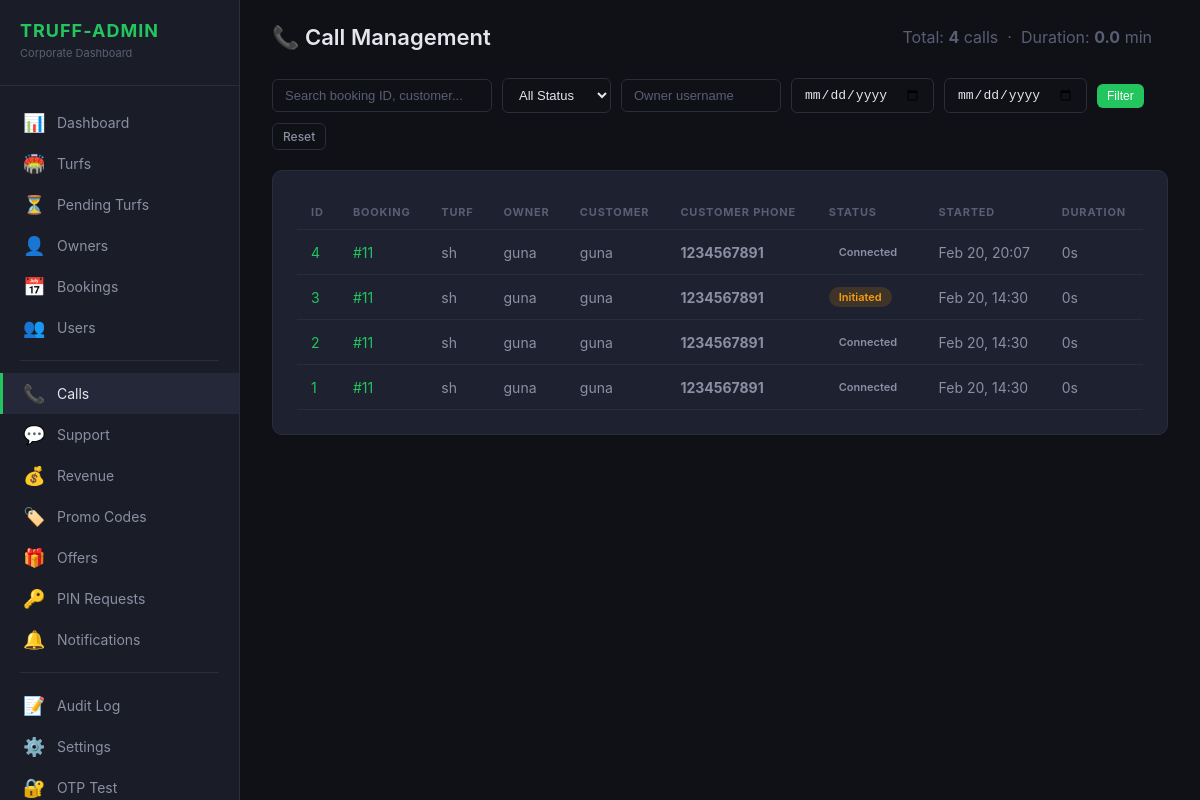
/truff-admin/calls/ (signed in), run on an earlier commit of the app's database.
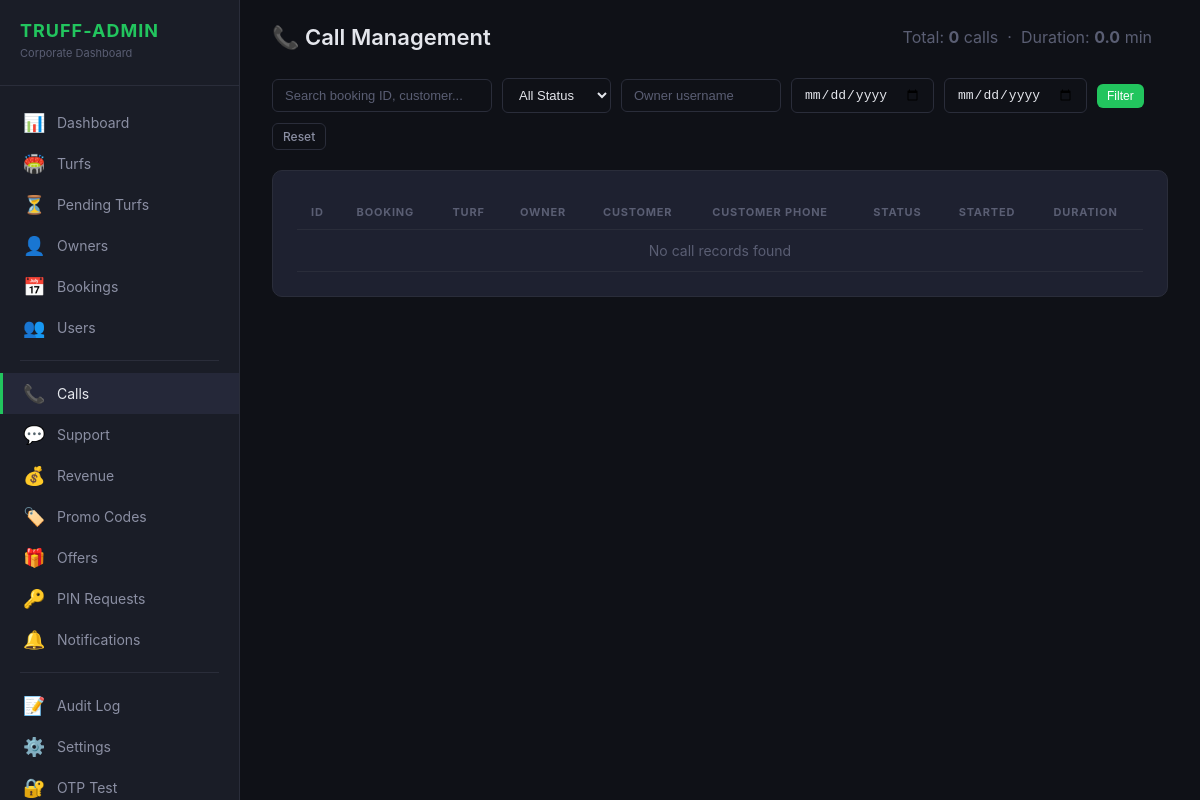
And on a later commit of the database.
### bookings/models.py (models this page shows, shortened)
class CallRecord(models.Model):
    booking = models.ForeignKey(
        Booking,
        on_delete=models.CASCADE,
        related_name='call_records',
    )
    initiated_by = models.ForeignKey(
        settings.AUTH_USER_MODEL,
        on_delete=models.CASCADE,
        related_name='initiated_calls',
        help_text='The turf owner who clicked Call Customer',
    )
    conference_id = models.CharField(
        max_length=100, unique=True, null=True, blank=True,
        help_text='Provider conference ID (Twilio/Exotel/etc.)',
    )
    owner_called = models.BooleanField(default=False)
    customer_called = models.BooleanField(default=False)
    started_at = models.DateTimeField(auto_now_add=True)
    ended_at = models.DateTimeField(null=True, blank=True)
    duration_seconds = models.IntegerField(default=0)
    status = models.CharField(
        max_length=20,
        choices=CallStatus.choices,
        default=CallStatus.INITIATED,
    )
    recording_url = models.URLField(null=True, blank=True)
    admin_notified = models.BooleanField(default=False)
    admin_acknowledged = models.BooleanField(default=False)
    admin_acknowledged_at = models.DateTimeField(null=True, blank=True)
    admin_notes = models.TextField(blank=True, default='')
    class Meta:
        ordering = ['-started_at']
        indexes = [
            models.Index(fields=['booking', '-started_at']),
            models.Index(fields=['initiated_by', '-started_at']),
            models.Index(fields=['status']),
        ]

class Booking(models.Model):
    user = models.ForeignKey(
        settings.AUTH_USER_MODEL,
        on_delete=models.CASCADE,
        related_name='bookings',
    )
    turf = models.ForeignKey(
        'turfs.Turf',
        on_delete=models.CASCADE,
        related_name='bookings',
    )
    preview = models.ForeignKey(
        BookingPreview,
        on_delete=models.SET_NULL,
        null=True, blank=True,
        related_name='booking',
    )
    booking_date = models.DateField()
    start_time = models.TimeField()
    end_time = models.TimeField()
    selected_slots = models.JSONField(null=True, blank=True)
    price_per_hour = models.DecimalField(max_digits=10, decimal_places=2, default=Decimal('0.00'))
    total_price = models.DecimalField(max_digits=10, decimal_places=2, default=Decimal('0.00'))
    discount = models.DecimalField(max_digits=10, decimal_places=2, default=Decimal('0.00'))
    final_price = models.DecimalField(max_digits=10, decimal_places=2, default=Decimal('0.00'))
    gst_amount = models.DecimalField(max_digits=10, decimal_places=2, default=Decimal('0.00'))
    commission = models.DecimalField(max_digits=10, decimal_places=2, default=Decimal('0.00'))
    gst_on_commission = models.DecimalField(max_digits=10, decimal_places=2, default=Decimal('0.00'))
    commission_percent = models.DecimalField(max_digits=5, decimal_places=2, default=Decimal('5.00'))
    platform_fee = models.DecimalField(max_digits=10, decimal_places=2, default=Decimal('0.00'))
    gst_on_platform_fee = models.DecimalField(max_digits=10, decimal_places=2, default=Decimal('0.00'))
    platform_revenue = models.DecimalField(max_digits=10, decimal_places=2, default=Decimal('0.00'))
    owner_payout = models.DecimalField(max_digits=10, decimal_places=2, default=Decimal('0.00'))
    payout_status = models.CharField(
        max_length=20,
        choices=PayoutStatus.choices,
        default=PayoutStatus.PENDING,
    )
    is_redeemed = models.BooleanField(default=False)
    credits_used = models.PositiveIntegerField(default=0)
    is_first_booking = models.BooleanField(default=False)
    applied_coupon = models.ForeignKey(
        'users.PromoCode',
        null=True, blank=True,
        on_delete=models.SET_NULL,
        related_name='bookings',
    )
    coupon_discount = models.DecimalField(
        max_digits=10, decimal_places=2,
        default=Decimal('0.00'),
        help_text='Coupon discount amount applied to this booking',
    )
    idempotency_key = models.UUIDField(unique=True, null=True, blank=True)
    booking_status = models.CharField(
        max_length=20,
        choices=BookingStatus.choices,
        default=BookingStatus.PENDING,
    )
    payment_status = models.CharField(
        max_length=20,
        choices=PaymentStatus.choices,
        default=PaymentStatus.PENDING,
    )
    razorpay_order_id = models.CharField(max_length=100, null=True, blank=True, db_index=True)
    razorpay_payment_id = models.CharField(max_length=100, null=True, blank=True)
    razorpay_signature = models.CharField(max_length=200, null=True, blank=True)
    notes = models.TextField(blank=True, null=True)
    cancelled_reason = models.TextField(blank=True, null=True)
    cancelled_at = models.DateTimeField(blank=True, null=True)
    cancelled_by_admin = models.BooleanField(default=False)
    created_at = models.DateTimeField(auto_now_add=True)
    updated_at = models.DateTimeField(auto_now=True)
    class Meta:
        ordering = ['-created_at']
        indexes = [
            models.Index(fields=['user', 'booking_date']),
            models.Index(fields=['turf', 'booking_date']),
            models.Index(fields=['booking_status']),
            models.Index(fields=['idempotency_key']),
        ]

### turfs/models.py (models this page shows, shortened)
class Turf(models.Model):
    owner = models.ForeignKey(User, on_delete=models.CASCADE, related_name='turfs')
    name = models.CharField(max_length=200)
    description = models.TextField(blank=True, null=True)
    address = models.TextField()
    city = models.CharField(max_length=100)
    state = models.CharField(max_length=100)
    postal_code = models.CharField(max_length=10, blank=True, null=True)
    latitude = models.FloatField()
    longitude = models.FloatField()
    price_per_hour = models.IntegerField(validators=[MinValueValidator(1)])
    max_players = models.IntegerField(default=22, validators=[MinValueValidator(1)])
    status = models.CharField(max_length=20, choices=TurfStatus.choices, default=TurfStatus.PENDING)
    rejection_reason = models.TextField(blank=True, null=True)
    suspend_reason = models.TextField(blank=True, null=True)
    sports = models.ManyToManyField(Sport, related_name='turfs')
    amenities = models.ManyToManyField(Amenity, related_name='turfs')
    rating = models.FloatField(
        default=4.5,
        validators=[MinValueValidator(0.0), MaxValueValidator(5.0)]
    )
    review_count = models.IntegerField(default=0)
    is_active = models.BooleanField(default=False)
    google_maps_share_link = models.URLField(blank=True, null=True)
    is_shutdown = models.BooleanField(default=False)
    shutdown_start = models.DateField(null=True, blank=True)
    shutdown_end = models.DateField(null=True, blank=True)
    shutdown_reason = models.TextField(blank=True)
    shutdown_notified_admin = models.BooleanField(default=False)
    created_at = models.DateTimeField(auto_now_add=True)
    updated_at = models.DateTimeField(auto_now=True)
    approved_at = models.DateTimeField(blank=True, null=True)
    approved_by = models.ForeignKey(
        User, on_delete=models.SET_NULL, null=True, blank=True,
        related_name='approved_turfs',
    )
    class Meta:
        ordering = ['-created_at']
        indexes = [
            models.Index(fields=['status', 'is_active']),
            models.Index(fields=['latitude', 'longitude']),
            models.Index(fields=['owner', 'status']),
        ]

### users/models.py (models this page shows, shortened)
class CustomUser(AbstractUser):
    class UserRole(models.TextChoices):
        USER = 'user', 'Normal User'
        TURF_OWNER = 'turf_owner', 'Turf Owner'
        PLATFORM_ADMIN = 'admin', 'Platform Admin'
    phone_number = models.CharField(max_length=15, blank=True, null=True)
    role = models.CharField(max_length=20, choices=UserRole.choices, default=UserRole.USER)
    profile_picture = models.ImageField(upload_to='profile_pictures/', blank=True, null=True)
    bio = models.TextField(blank=True, null=True)
    is_verified = models.BooleanField(default=True)  # Auto-verified: booking app
    is_phone_verified = models.BooleanField(default=False)
    referral_code = models.CharField(max_length=10, unique=True, null=True, blank=True)
    referred_by = models.ForeignKey(
        'self', null=True, blank=True, on_delete=models.SET_NULL, related_name='referrals'
    )
    referral_click_count = models.IntegerField(default=0)
    referral_install_count = models.IntegerField(default=0)
    referral_cashback_earned = models.DecimalField(max_digits=10, decimal_places=2, default=0)
    total_referrals = models.IntegerField(default=0)
    qualified_referrals = models.IntegerField(default=0)
    wallet_balance = models.DecimalField(max_digits=10, decimal_places=2, default=0)
    referred_by_owner = models.ForeignKey(
        'TurfOwner', null=True, blank=True, on_delete=models.SET_NULL,
        related_name='referred_users',
    )
    total_bookings = models.PositiveIntegerField(default=0)
    total_credits = models.PositiveIntegerField(default=0)
    used_credits = models.PositiveIntegerField(default=0)
    first_booking_completed = models.BooleanField(default=False)
    fcm_token = models.TextField(blank=True, null=True, help_text='Firebase Cloud Messaging device token')
    loyalty_tier = models.CharField(max_length=20, default='newbie')
    tier_updated_at = models.DateTimeField(auto_now=True)
    free_booking_counter = models.IntegerField(default=0)
    free_booking_available = models.BooleanField(default=False)
    birthday_credited_year = models.IntegerField(null=True, blank=True)
    date_of_birth = models.DateField(null=True, blank=True)
    created_at = models.DateTimeField(auto_now_add=True)
    updated_at = models.DateTimeField(auto_now=True)
    class Meta:
        ordering = ['-created_at']

### truff_admin_panel/views.py (the view, shortened to what this page needs)
# urls.py: path('calls/', views.CallListView.as_view(), name='calls'),
class CallListView(TruffAdminRequiredMixin, View):
    def get(self, request):
        qs = CallRecord.objects.select_related(
            'booking', 'booking__user', 'booking__turf', 'initiated_by'
        ).order_by('-started_at')
        status_filter = request.GET.get('status', '')
        if status_filter:
            qs = qs.filter(status=status_filter)
        date_from = request.GET.get('date_from', '')
        date_to = request.GET.get('date_to', '')
        if date_from:
            qs = qs.filter(started_at__date__gte=date_from)
        if date_to:
            qs = qs.filter(started_at__date__lte=date_to)
        owner_filter = request.GET.get('owner', '')
        if owner_filter:
            qs = qs.filter(initiated_by__username__icontains=owner_filter)
        search = request.GET.get('q', '')
        total_calls = qs.count()
        total_duration = sum(c.duration_seconds for c in qs[:100])
        paginator = Paginator(qs, 25)
        page = paginator.get_page(request.GET.get('page', 1))
        return render(request, 'truff_admin/call_management.html', {
            'page': page,
            'total_calls': total_calls,
            'total_duration_min': round(total_duration / 60, 1),
            'status_choices': CallStatus.choices,
            'current_status': status_filter,
            'date_from': date_from,
            'date_to': date_to,
            'owner_filter': owner_filter,
            'search_query': search,
        })

### truff_admin_panel/templates/truff_admin/call_management.html (shortened to what this page needs)
{% extends "truff_admin/base.html" %}
{% load truff_tags %}
{% block content %}
<div class="topbar">
    <h1>📞 Call Management</h1>
    <div class="topbar-actions">
        <span style="margin-right:16px;color:var(--text-muted);">
            Total: <strong>{{ total_calls }}</strong> calls
            &nbsp;·&nbsp;
            Duration: <strong>{{ total_duration_min }}</strong> min
        </span>
    </div>
</div>
<div class="filter-bar">
    <form method="get" style="display:flex;gap:10px;flex-wrap:wrap;align-items:center;width:100%;">
        <input type="text" name="q" class="form-input" placeholder="Search booking ID, customer..."
            value="{{ search_query }}" style="width:220px;">
        <select name="status" class="form-select">
            <option value="">All Status</option>
        </select>
        <input type="text" name="owner" class="form-input" placeholder="Owner username" value="{{ owner_filter }}"
            style="width:160px;">
        <input type="date" name="date_from" class="form-input" value="{{ date_from }}" title="From date">
        <input type="date" name="date_to" class="form-input" value="{{ date_to }}" title="To date">
        <button type="submit" class="btn btn-primary btn-sm">Filter</button>
        <a href="/truff-admin/calls/" class="btn btn-outline btn-sm">Reset</a>
    </form>
</div>
<div class="panel">
    <table class="data-table">
        <thead>
            <tr>
                <th>ID</th>
                <th>Booking</th>
                <th>Turf</th>
                <th>Owner</th>
                <th>Customer</th>
                <th>Customer Phone</th>
                <th>Status</th>
                <th>Started</th>
                <th>Duration</th>
            </tr>
        </thead>
        <tbody>
            {% for c in page %}
            <tr>
                <td><a href="/truff-admin/calls/{{ c.id }}/">{{ c.id }}</a></td>
                <td><a href="/truff-admin/bookings/{{ c.booking.id }}/">#{{ c.booking.id }}</a></td>
                <td>{{ c.booking.turf.name }}</td>
                <td>{{ c.initiated_by.first_name }} {{ c.initiated_by.last_name }}</td>
                <td>{{ c.booking.user.first_name }} {{ c.booking.user.last_name }}</td>
                <td><strong>{{ c.booking.user.phone_number|default:"—" }}</strong></td>
                <td>
                    <span class="badge
                        {% if c.status == 'completed' %}badge-success
                        {% elif c.status == 'connected' %}badge-info
                        {% elif c.status == 'initiated' %}badge-warning
                        {% else %}badge-danger{% endif %}
                    ">{{ c.status }}</span>
                </td>
                <td>{{ c.started_at|date:"M d, H:i" }}</td>
                <td>{{ c.duration_seconds }}s</td>
            </tr>
            {% empty %}
            <tr>
                <td colspan="9" style="text-align:center;color:var(--text-muted);">No call records found</td>
            </tr>
            {% endfor %}
        </tbody>
    </table>
</div>
{% endblock %}

What changed in the data, as far as the page shows it:
removed CallRecord: id "4", booking.id "11", booking.turf.name "sh", initiated_by.first_name "guna", booking.user.first_name "guna", booking.user.phone_number "1234567891", status "Connected", started_at "Feb 20, 20:07", duration_seconds "0"
removed CallRecord: id "3", booking.id "11", booking.turf.name "sh", initiated_by.first_name "guna", booking.user.first_name "guna", booking.user.phone_number "1234567891", status "Initiated", started_at "Feb 20, 14:30", duration_seconds "0"
removed CallRecord: id "2", booking.id "11", booking.turf.name "sh", initiated_by.first_name "guna", booking.user.first_name "guna", booking.user.phone_number "1234567891", status "Connected", started_at "Feb 20, 14:30", duration_seconds "0"
removed CallRecord: id "1", booking.id "11", booking.turf.name "sh", initiated_by.first_name "guna", booking.user.first_name "guna", booking.user.phone_number "1234567891", status "Connected", started_at "Feb 20, 14:30", duration_seconds "0"
Also different on the page:
{{ total_calls }}: "4" → "0"
text now shown: "No call records found"
